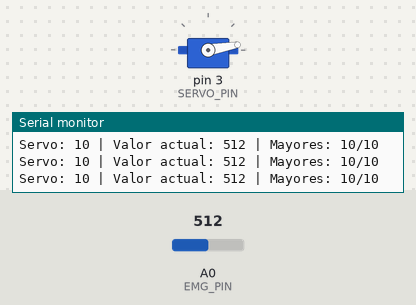
Simulated run of this sketch. Board: Arduino Uno, built with avr-gcc and run on an emulated ATmega328P. On the bench: servo, the last lines printed to the serial monitor. Inputs (shaded band) come from the test bench; at power-on: A0 (EMG_PIN) = 512.

Above: at 1.2 s.
1.3 s: A0 (EMG_PIN) set to 112
4.3 s: A0 (EMG_PIN) set to 93
At 5.5 s:
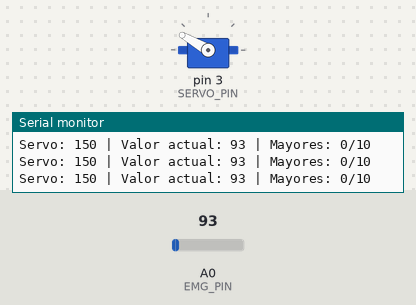
Timing chart, 0 to 7.3 s (numbered marks = the images above; inputs shaded):
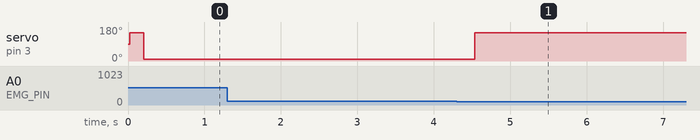

The sketch:

mano_robotica_emg.ino
```cpp
#include <Servo.h>

#define THRESHOLD 100
#define EMG_PIN 0
#define SERVO_PIN 3
#define NUM_MUESTRAS 10

Servo SERVO_1;

unsigned long tiempoAnterior = 0;
const unsigned long intervalo = 20;

int lecturas[NUM_MUESTRAS];
int indiceLectura = 0;

void setup() {
  Serial.begin(9600);
  SERVO_1.attach(SERVO_PIN);

  for (int i = 0; i < NUM_MUESTRAS; i++) {
    lecturas[i] = 0;
  }
}

void loop() {
  unsigned long tiempoActual = millis();

  if (tiempoActual - tiempoAnterior >= intervalo) {
    tiempoAnterior = tiempoActual;

    int value = analogRead(EMG_PIN);

    lecturas[indiceLectura] = value;
    indiceLectura++;

    if (indiceLectura >= NUM_MUESTRAS) {
      indiceLectura = 0;
    }

    int contadorMayores = 0;
    for (int i = 0; i < NUM_MUESTRAS; i++) {
      if (lecturas[i] > THRESHOLD) {
        contadorMayores++;
      }
    }

    if (contadorMayores > NUM_MUESTRAS / 2) {
      SERVO_1.write(10);
      Serial.print("Servo: 10 | ");
    } else {
      SERVO_1.write(150);
      Serial.print("Servo: 150 | ");
    }

    Serial.print("Valor actual: ");
    Serial.print(value);
    Serial.print(" | Mayores: ");
    Serial.print(contadorMayores);
    Serial.print("/");
    Serial.println(NUM_MUESTRAS);
  }
}
```

Measured:
- the behaviour switches between 101 and 100 on A0 (EMG_PIN) (found by bisection; images 0 and 1)
- after the input at 4.3 s, servo on pin 3 (SERVO_PIN): 10° → 150° after 0.23 s
